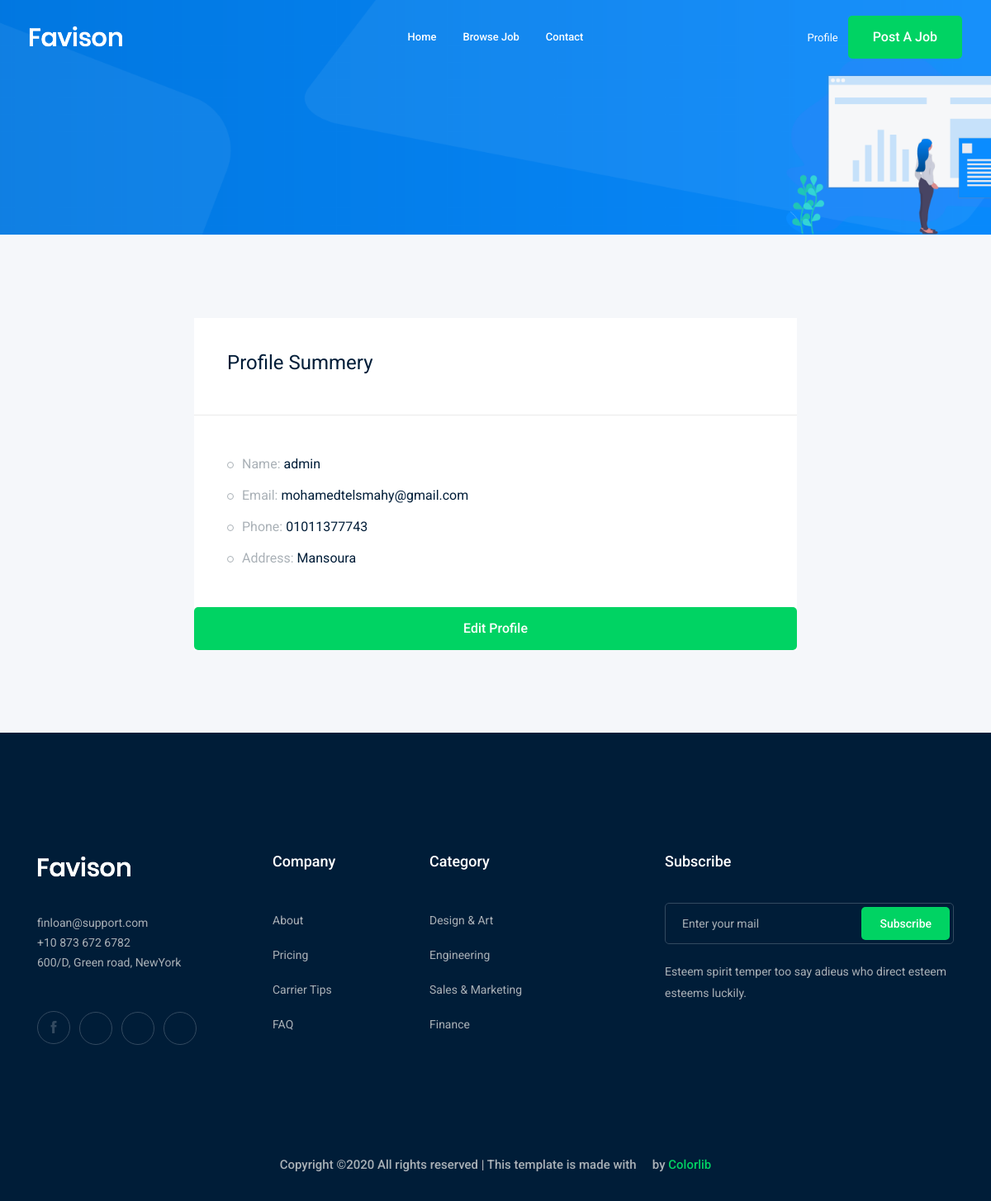
The app's page /accounts/profile (signed in) with its own data.
### accounts/models.py (models this page shows)
class Profile(models.Model):
    user = models.OneToOneField(User , on_delete=models.CASCADE)
    city = models.ForeignKey('City', related_name='user_city', on_delete=models.CASCADE , blank=True, null=True)
    phone_number = models.CharField(max_length = 15)
    image = models.ImageField(upload_to = 'profile/')
    def __str__(self):
        return str(self.user)

class City(models.Model):
    name = models.CharField(max_length=50)
    def __str__(self):
        return self.name

### accounts/views.py (the view)
# urls.py: path('profile', views.profile , name = 'profile'),
def profile(request):
    profile = Profile.objects.get(user = request.user)
    return render (request , 'accounts/profile.html' , {'profile':profile})

### accounts/templates/accounts/profile.html (shortened to what this page needs)
{% extends 'base.html' %}
{% load bootstrap4 %}
{% block body %}
    <div class="bradcam_area bradcam_bg_1">
        <div class="container">
            <div class="row">
                <div class="col-xl-12">
                </div>
            </div>
        </div>
    </div>
    <div class="job_details_area">
        <div class="container">
            <div class="row">
                <div class="col-lg-8 mx-auto" >
                    <div class="job_sumary">
                        <div class="summery_header">
                            <h3>Profile Summery</h3>
                        </div>
                        <div class="job_content">
                            <ul>
                                <li>Name: <span>{{profile}}</span></li>
                                <li>Email: <span>{{profile.user.email}}</span></li>
                                <li>Phone: <span>{{profile.phone_number}}</span></li>
                                <li>Address: <span>{{profile.city}}</span></li>
                            </ul>
                        </div>
                        <div>
                            <a href="{% url 'accounts:profile_edit'  %}" class="boxed-btn3 w-100"> Edit Profile </a>
                        </div>
                    </div>
                </div>
            </div>
        </div>
    </div>
{% endblock body %}

### records on screen
Profile: user.username "admin", user.email "mohamedtelsmahy@gmail.com", phone_number "01011377743", city "Mansoura"
